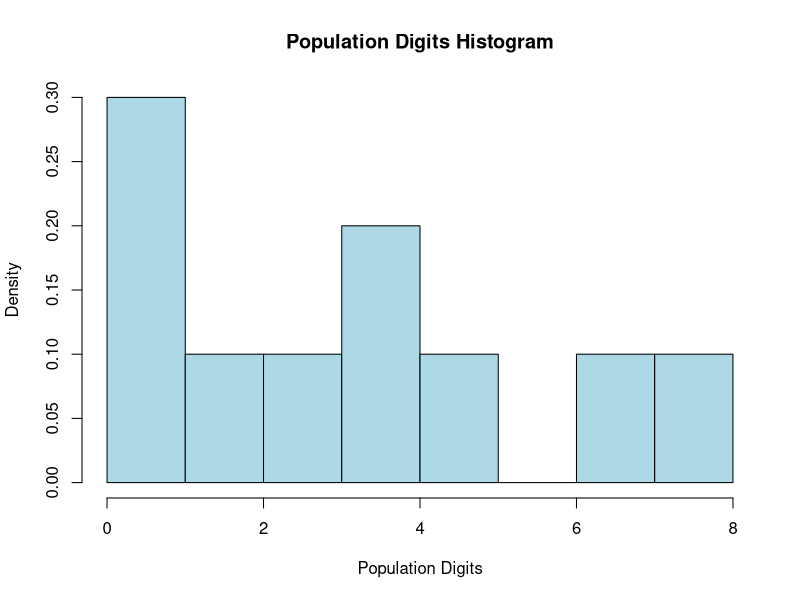
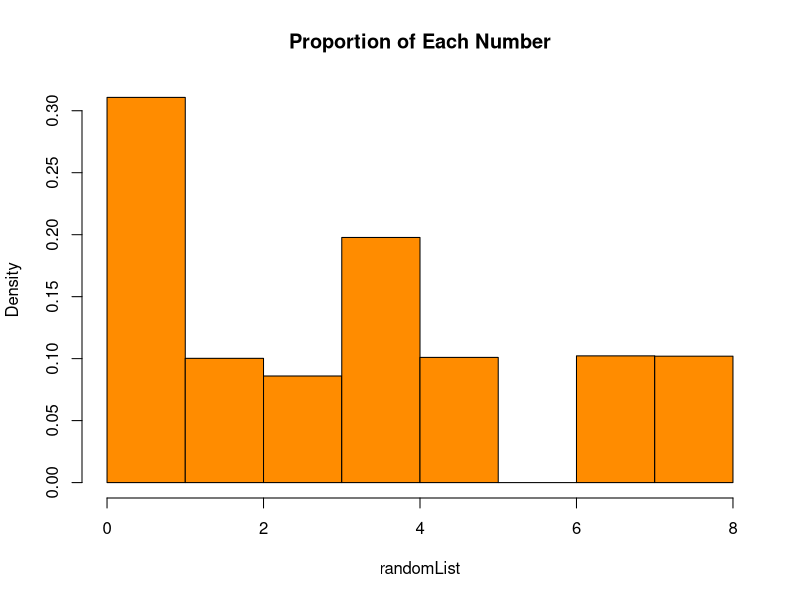
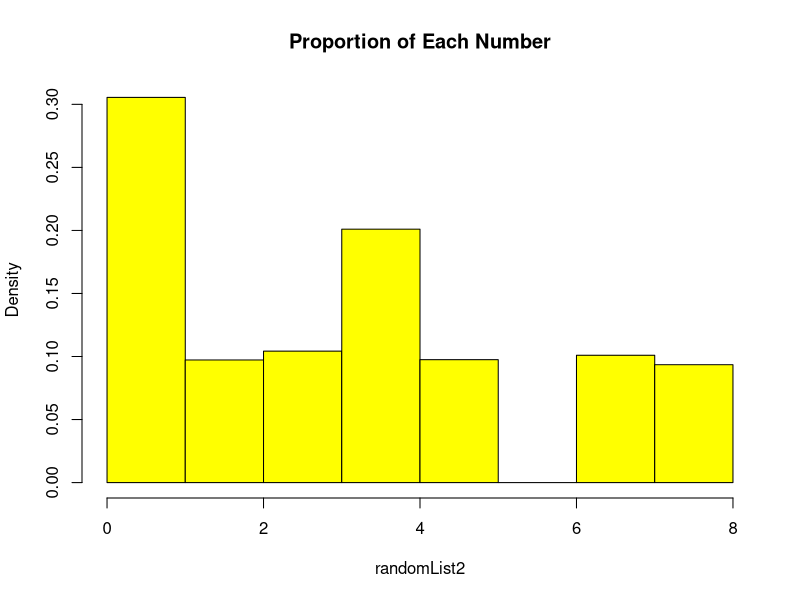

These charts were generated, in order, by the following R code:

population <- c(1, 0, 0, 4, 0, 6, 7, 3, 3, 2)

# Generate a histogram to visually discribe the population digits.
hist(population, main = "Population Digits Histogram",
     breaks = c(0,1,2,3,4,5,6,7,8), xlim = range(0:8),
     xlab = "Population Digits",col = "lightblue",
     freq = FALSE, right = F)


# Find the proportion of 0's and 1's.
countZero = 0
countOne = 0
N = length(population)
for(each in population)
{
  if (each == 0) {countZero = countZero + 1
  } else if (each == 1) {countOne = countOne + 1}
}
propZero = countZero/N
propOne = countOne/N

cat("The proportion of 0 is:",propZero)
cat("The proportion of 1 is:", propOne)


# Draw a random sample of 4 digits with replacement.
set.seed(1)
rdmSpl = sample(population, size = 4, replace = T)
countOne2 = 0
for (element in rdmSpl) {
  if (element == 1) {countOne2 = countOne2 + 1}
}
propOne2 = countOne2/length(rdmSpl)

cat("Random sample of 4 digits with replacement:", rdmSpl)
cat("Proportion of 1 is:", propOne2)


# Generate 1000 random samples of 4 digits with replacement.
set.seed(2)
i = 0
randomList = NULL
repeat{
  rdmSpl2 = sample(population, size = 4, replace = T)
  randomList = c(randomList,rdmSpl2)
  i = i + 1
  if (i == 1000){
    break
  }
}

# Plot the sample proportion of 1's using a histogram.
hist(randomList, main = "Proportion of Each Number", xlim = c(0,8),
     col = "darkorange", freq = FALSE, right = F,
     breaks = c(0,1,2,3,4,5,6,7,8))


# Draw a random sample of 4 digits without replacement.
set.seed(6)
rdmSplx = sample(population, size = 4, replace = F)
countOnex = 0
for (element in rdmSplx) {
  if (element == 1) {countOnex = countOnex + 1}
}
propOnex = countOnex/length(rdmSplx)

cat("Random sample of 4 digits with replacement:", rdmSplx)
cat("Proportion of 1 is:", propOnex)

# Generate 1000 random samples of 4 digits without replacement.
set.seed(3)
i = 0
randomList2 = NULL
repeat{
  rdmSpl3 = sample(population, size = 4, replace = F)
  randomList2 = c(randomList2, rdmSpl3)
  i = i + 1
  if (i == 1000){
    break
  }
}

# Plot the sample proportion of 1's using a histogram.
hist(randomList2, main = "Proportion of Each Number", xlim = c(0,8),
     col = "yellow", freq = FALSE, breaks = c(0,1,2,3,4,5,6,7,8),
     right = F)

